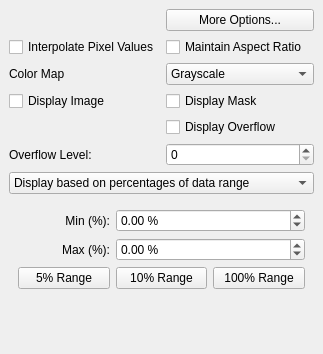
<?xml version="1.0" encoding="UTF-8"?>
<ui version="4.0">
 <class>QxrdDisplayDialog</class>
 <widget class="QDockWidget" name="QxrdDisplayDialog">
  <property name="geometry">
   <rect>
    <x>0</x>
    <y>0</y>
    <width>323</width>
    <height>354</height>
   </rect>
  </property>
  <property name="windowTitle">
   <string>Display</string>
  </property>
  <widget class="QWidget" name="dockWidgetContents">
   <layout class="QGridLayout" name="gridLayout">
    <item row="1" column="0">
     <widget class="QCheckBox" name="m_InterpolatePixels">
      <property name="toolTip">
       <string>Gives a smoother display when zoomed in</string>
      </property>
      <property name="text">
       <string>Interpolate Pixel Values</string>
      </property>
     </widget>
    </item>
    <item row="1" column="1">
     <widget class="QCheckBox" name="m_MaintainAspectRatio">
      <property name="toolTip">
       <string>Try to maintain the aspect ratio of the image as it is zoomed and resized</string>
      </property>
      <property name="text">
       <string>Maintain Aspect Ratio</string>
      </property>
     </widget>
    </item>
    <item row="2" column="0">
     <widget class="QLabel" name="label_8">
      <property name="text">
       <string>Color Map</string>
      </property>
     </widget>
    </item>
    <item row="2" column="1">
     <widget class="QComboBox" name="m_DisplayColorMap">
      <property name="toolTip">
       <string>Choose the color map for image display</string>
      </property>
      <item>
       <property name="text">
        <string>Grayscale</string>
       </property>
      </item>
      <item>
       <property name="text">
        <string>Inverted grayscale</string>
       </property>
      </item>
      <item>
       <property name="text">
        <string>Earth</string>
       </property>
      </item>
      <item>
       <property name="text">
        <string>Spectrum</string>
       </property>
      </item>
      <item>
       <property name="text">
        <string>Fire</string>
       </property>
      </item>
      <item>
       <property name="text">
        <string>Ice</string>
       </property>
      </item>
     </widget>
    </item>
    <item row="3" column="0">
     <widget class="QCheckBox" name="m_DisplayImage">
      <property name="toolTip">
       <string>Display image data</string>
      </property>
      <property name="text">
       <string>Display Image</string>
      </property>
     </widget>
    </item>
    <item row="3" column="1">
     <widget class="QCheckBox" name="m_DisplayMask">
      <property name="toolTip">
       <string>Display Mask</string>
      </property>
      <property name="text">
       <string>Display Mask</string>
      </property>
     </widget>
    </item>
    <item row="4" column="1">
     <widget class="QCheckBox" name="m_DisplayOverflow">
      <property name="toolTip">
       <string>Display Mask</string>
      </property>
      <property name="text">
       <string>Display Overflow</string>
      </property>
     </widget>
    </item>
    <item row="5" column="0">
     <widget class="QLabel" name="label_9">
      <property name="text">
       <string>Overflow Level:</string>
      </property>
     </widget>
    </item>
    <item row="5" column="1">
     <widget class="QSpinBox" name="m_OverflowLevel">
      <property name="toolTip">
       <string>overflow (saturation) level (0..65535)</string>
      </property>
      <property name="maximum">
       <number>65536</number>
      </property>
     </widget>
    </item>
    <item row="6" column="0" colspan="2">
     <widget class="QComboBox" name="m_DisplayScalingMode">
      <property name="toolTip">
       <string>Image display intensity scaling mode</string>
      </property>
      <item>
       <property name="text">
        <string>Display based on percentages of data range</string>
       </property>
      </item>
      <item>
       <property name="text">
        <string>Display based on percentiles of pixel counts</string>
       </property>
      </item>
      <item>
       <property name="text">
        <string>Display based on abs. values</string>
       </property>
      </item>
     </widget>
    </item>
    <item row="7" column="0" colspan="2">
     <widget class="QStackedWidget" name="m_DisplayParmsStack">
      <property name="currentIndex">
       <number>0</number>
      </property>
      <widget class="QWidget" name="page">
       <layout class="QGridLayout" name="gridLayout_15">
        <item row="2" column="0">
         <widget class="QLabel" name="label_11">
          <property name="text">
           <string>Min (%):</string>
          </property>
          <property name="alignment">
           <set>Qt::AlignRight|Qt::AlignTrailing|Qt::AlignVCenter</set>
          </property>
         </widget>
        </item>
        <item row="2" column="1" colspan="2">
         <widget class="QDoubleSpinBox" name="m_DisplayMinimumPct">
          <property name="keyboardTracking">
           <bool>false</bool>
          </property>
          <property name="suffix">
           <string> %</string>
          </property>
          <property name="minimum">
           <double>-20.000000000000000</double>
          </property>
          <property name="maximum">
           <double>120.000000000000000</double>
          </property>
         </widget>
        </item>
        <item row="3" column="0">
         <widget class="QLabel" name="label_12">
          <property name="text">
           <string>Max (%):</string>
          </property>
          <property name="alignment">
           <set>Qt::AlignRight|Qt::AlignTrailing|Qt::AlignVCenter</set>
          </property>
         </widget>
        </item>
        <item row="3" column="1" colspan="2">
         <widget class="QDoubleSpinBox" name="m_DisplayMaximumPct">
          <property name="keyboardTracking">
           <bool>false</bool>
          </property>
          <property name="suffix">
           <string> %</string>
          </property>
          <property name="minimum">
           <double>-20.000000000000000</double>
          </property>
          <property name="maximum">
           <double>120.000000000000000</double>
          </property>
         </widget>
        </item>
        <item row="4" column="0">
         <widget class="QPushButton" name="m_Display_5pct">
          <property name="text">
           <string>5% Range</string>
          </property>
         </widget>
        </item>
        <item row="4" column="1">
         <widget class="QPushButton" name="m_Display_10pct">
          <property name="text">
           <string>10% Range</string>
          </property>
         </widget>
        </item>
        <item row="4" column="2">
         <widget class="QPushButton" name="m_Display_100pct">
          <property name="text">
           <string>100% Range</string>
          </property>
         </widget>
        </item>
        <item row="5" column="1">
         <spacer name="verticalSpacer_7">
          <property name="orientation">
           <enum>Qt::Vertical</enum>
          </property>
          <property name="sizeHint" stdset="0">
           <size>
            <width>88</width>
            <height>58</height>
           </size>
          </property>
         </spacer>
        </item>
       </layout>
      </widget>
      <widget class="QWidget" name="page_3">
       <layout class="QGridLayout" name="gridLayout_18">
        <item row="0" column="0">
         <widget class="QLabel" name="label_25">
          <property name="text">
           <string>Min (Percentile):</string>
          </property>
         </widget>
        </item>
        <item row="0" column="1">
         <widget class="QDoubleSpinBox" name="m_DisplayMinimumPctle">
          <property name="keyboardTracking">
           <bool>false</bool>
          </property>
          <property name="suffix">
           <string> %</string>
          </property>
          <property name="minimum">
           <double>-20.000000000000000</double>
          </property>
          <property name="maximum">
           <double>120.000000000000000</double>
          </property>
         </widget>
        </item>
        <item row="1" column="0">
         <widget class="QLabel" name="label_26">
          <property name="text">
           <string>Max (Percentile):</string>
          </property>
         </widget>
        </item>
        <item row="1" column="1">
         <widget class="QDoubleSpinBox" name="m_DisplayMaximumPctle">
          <property name="keyboardTracking">
           <bool>false</bool>
          </property>
          <property name="suffix">
           <string> %</string>
          </property>
          <property name="minimum">
           <double>-20.000000000000000</double>
          </property>
          <property name="maximum">
           <double>120.000000000000000</double>
          </property>
         </widget>
        </item>
        <item row="2" column="1">
         <spacer name="verticalSpacer_9">
          <property name="orientation">
           <enum>Qt::Vertical</enum>
          </property>
          <property name="sizeHint" stdset="0">
           <size>
            <width>20</width>
            <height>70</height>
           </size>
          </property>
         </spacer>
        </item>
       </layout>
      </widget>
      <widget class="QWidget" name="page_2">
       <layout class="QGridLayout" name="gridLayout_19">
        <item row="0" column="0">
         <widget class="QLabel" name="label_14">
          <property name="text">
           <string>Minimum:</string>
          </property>
         </widget>
        </item>
        <item row="0" column="1">
         <widget class="QDoubleSpinBox" name="m_DisplayMinimumVal">
          <property name="keyboardTracking">
           <bool>false</bool>
          </property>
          <property name="suffix">
           <string/>
          </property>
          <property name="minimum">
           <double>-1000000000.000000000000000</double>
          </property>
          <property name="maximum">
           <double>1000000000.000000000000000</double>
          </property>
         </widget>
        </item>
        <item row="1" column="0">
         <widget class="QLabel" name="label_15">
          <property name="text">
           <string>Maximum:</string>
          </property>
         </widget>
        </item>
        <item row="1" column="1">
         <widget class="QDoubleSpinBox" name="m_DisplayMaximumVal">
          <property name="keyboardTracking">
           <bool>false</bool>
          </property>
          <property name="suffix">
           <string/>
          </property>
          <property name="minimum">
           <double>-1000000000.000000000000000</double>
          </property>
          <property name="maximum">
           <double>1000000000.000000000000000</double>
          </property>
         </widget>
        </item>
        <item row="2" column="1">
         <widget class="QPushButton" name="m_AutoRange">
          <property name="enabled">
           <bool>false</bool>
          </property>
          <property name="font">
           <font>
            <pointsize>8</pointsize>
           </font>
          </property>
          <property name="text">
           <string>Auto Range</string>
          </property>
         </widget>
        </item>
        <item row="3" column="1">
         <spacer name="verticalSpacer_10">
          <property name="orientation">
           <enum>Qt::Vertical</enum>
          </property>
          <property name="sizeHint" stdset="0">
           <size>
            <width>20</width>
            <height>40</height>
           </size>
          </property>
         </spacer>
        </item>
       </layout>
      </widget>
     </widget>
    </item>
    <item row="0" column="1">
     <widget class="QPushButton" name="m_DisplayOptionsButton">
      <property name="text">
       <string>More Options...</string>
      </property>
     </widget>
    </item>
   </layout>
  </widget>
 </widget>
 <resources/>
 <connections/>
</ui>
